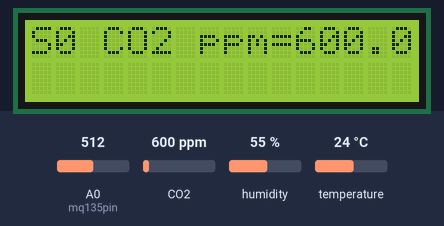
Bench run of a sketch on a simulated Arduino Uno, built with avr-gcc and run on an emulated ATmega328P. On the bench: 16×2 character LCD. Inputs (shaded band) come from the test bench; at power-on: CO2 600 ppm, humidity 55 %, A0 (mq135pin) = 512, temperature 24 °C.

Above: at 1.2 s.
1.3 s: CO2 set to 452 ppm
At 4.8 s:
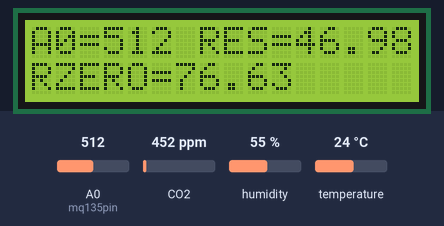
9.6 s: humidity set to 22 %
At 11.8 s:
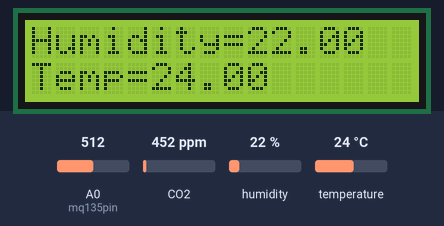
12.6 s: A0 (mq135pin) set to 716
At 17.0 s:
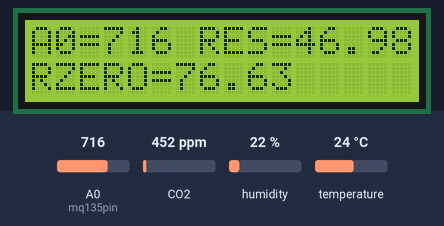
17.7 s: temperature set to 12 °C
At 19.8 s:
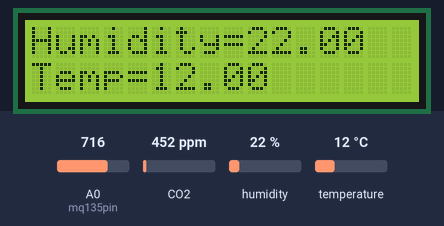
20.7 s: CO2 set to 1050 ppm
At 21.9 s:
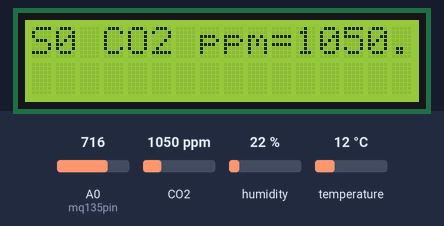
23.3 s: A0 (mq135pin) set to 992
At 25.1 s:
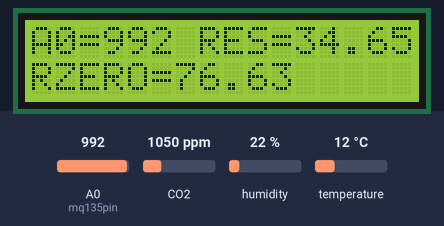
Timing chart, 0 to 26.6 s (numbered marks = the images above; inputs shaded):
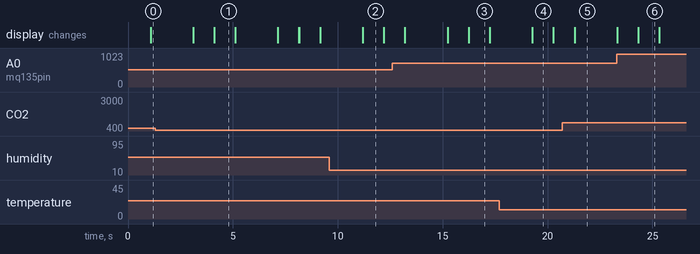

The sketch:

main.ino
```cpp
// Calibration https://hackaday.io/project/3475-sniffing-trinket/log/12363-mq135-arduino-library
#include <Wire.h>

#include <LiquidCrystal.h> // includes the LiquidCrystal Library

#include <MQ135.h> // MQ 135 Library from https://github.com/GeorgK/MQ135
// #define RZERO 1678.59 This needs to be defined in library

#include <DHT.h> // DHT 11 Library from https://github.com/adafruit/DHT-sensor-library required https://github.com/adafruit/Adafruit_Sensor
#define DHTPIN 8
#define DHTTYPE DHT11
DHT dht(DHTPIN, DHTTYPE);
#include <DHT_U.h>

LiquidCrystal lcd(2,3,4,5,6,7); // Creates an LC object. Parameters: (rs, enable, d4, d5, d6, d7)

int mq135pin = A0;
int mq135sensorValue;
//dht DHT;
MQ135 mq135gasSensor = MQ135(mq135pin);

void setup() {
  lcd.begin(16, 2); // Initializes the interface to the LCD screen, and specifies the dimensions (width and height) of the display }
  dht.begin();
}
void loop() {
  mq135sensorValue = analogRead(mq135pin);
  float mq135rzero = mq135gasSensor.getRZero();

  lcd.print("A0=" + (String)mq135sensorValue + " RES=" + (String)mq135gasSensor.getResistance() + " ");
  lcd.setCursor(0, 2);
  lcd.print("RZERO=" + (String)mq135rzero + " ");
  delay(1000);

  lcd.clear();
  float co2_ppm = mq135gasSensor.getPPM();
  //Vrl = val * ( 5.00 / 1024.0  );      // V
  //Rs = 20000 * ( 5.00 - Vrl) / Vrl ;   // Ohm
  //ratio =  Rs/Ro;
  lcd.print("S0 CO2 ppm=" + (String)co2_ppm + "    ");
  delay(2000);

  lcd.clear(); // Clears the display
  float humidity0 = dht.readHumidity();
  float temp0 = dht.readTemperature();
  lcd.print( "Humidity=" + (String)humidity0 );
  lcd.setCursor(0, 2);
  lcd.print( "Temp=" + (String)temp0 );
  delay(1000);
  lcd.clear();
}
```

Measured:
- what the display in image 1 shows lasts 1.0 s, from 4.1 s to 5.1 s
